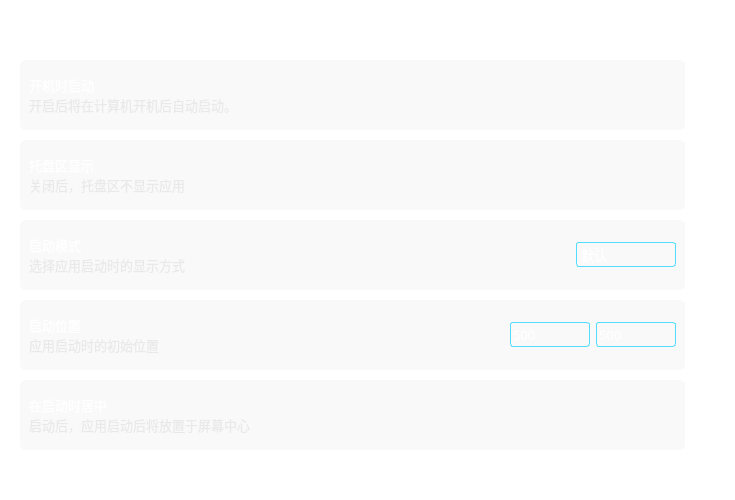
        <widget class="QWidget" name="page_activate">
         <property name="styleSheet">
          <string notr="true">background-color: rgba(255, 255, 255, 0);</string>
         </property>
         <layout class="QVBoxLayout" name="verticalLayout_6">
          <property name="spacing">
           <number>10</number>
          </property>
          <property name="leftMargin">
           <number>20</number>
          </property>
          <property name="topMargin">
           <number>10</number>
          </property>
          <property name="rightMargin">
           <number>50</number>
          </property>
          <property name="bottomMargin">
           <number>10</number>
          </property>
          <item>
           <widget class="QWidget" name="horizontalWidget" native="true">
            <property name="minimumSize">
             <size>
              <width>0</width>
              <height>40</height>
             </size>
            </property>
            <property name="maximumSize">
             <size>
              <width>16777215</width>
              <height>40</height>
             </size>
            </property>
            <layout class="QHBoxLayout" name="horizontalLayout_2">
             <property name="leftMargin">
              <number>9</number>
             </property>
             <property name="topMargin">
              <number>9</number>
             </property>
             <property name="bottomMargin">
              <number>9</number>
             </property>
             <item>
              <widget class="QLabel" name="label">
               <property name="font">
                <font>
                 <family>OPPOSans B</family>
                 <pointsize>16</pointsize>
                 <stylestrategy>PreferAntialias</stylestrategy>
                </font>
               </property>
               <property name="styleSheet">
                <string notr="true">color: rgb(255, 255, 255);</string>
               </property>
               <property name="text">
                <string>启动</string>
               </property>
              </widget>
             </item>
            </layout>
           </widget>
          </item>
          <item>
           <widget class="QWidget" name="verticalWidget" native="true">
            <property name="minimumSize">
             <size>
              <width>0</width>
              <height>70</height>
             </size>
            </property>
            <property name="maximumSize">
             <size>
              <width>16777215</width>
              <height>70</height>
             </size>
            </property>
            <property name="styleSheet">
             <string notr="true">#verticalWidget{background-color: rgba(223, 223, 223,50);
border-radius: 5px;}</string>
            </property>
            <layout class="QHBoxLayout" name="horizontalLayout_3">
             <item>
              <widget class="QWidget" name="horizontalWidget_2" native="true">
               <property name="minimumSize">
                <size>
                 <width>0</width>
                 <height>40</height>
                </size>
               </property>
               <property name="maximumSize">
                <size>
                 <width>16777215</width>
                 <height>40</height>
                </size>
               </property>
               <property name="styleSheet">
                <string notr="true"/>
               </property>
               <layout class="QVBoxLayout" name="verticalLayout_3">
                <property name="spacing">
                 <number>0</number>
                </property>
                <property name="leftMargin">
                 <number>0</number>
                </property>
                <property name="topMargin">
                 <number>0</number>
                </property>
                <property name="rightMargin">
                 <number>0</number>
                </property>
                <property name="bottomMargin">
                 <number>0</number>
                </property>
                <item>
                 <widget class="QLabel" name="label_5">
                  <property name="font">
                   <font>
                    <family>OPPOSans B</family>
                    <pointsize>10</pointsize>
                    <stylestrategy>PreferAntialias</stylestrategy>
                   </font>
                  </property>
                  <property name="styleSheet">
                   <string notr="true">color: rgb(255, 255, 255);
background-color: rgba(255, 255, 255, 0);</string>
                  </property>
                  <property name="text">
                   <string>开机时启动</string>
                  </property>
                 </widget>
                </item>
                <item>
                 <widget class="QLabel" name="label_6">
                  <property name="maximumSize">
                   <size>
                    <width>16777215</width>
                    <height>20</height>
                   </size>
                  </property>
                  <property name="font">
                   <font>
                    <family>OPPOSans B</family>
                    <pointsize>10</pointsize>
                    <stylestrategy>PreferAntialias</stylestrategy>
                   </font>
                  </property>
                  <property name="styleSheet">
                   <string notr="true">color: rgba(223, 223, 223, 150);</string>
                  </property>
                  <property name="text">
                   <string>开启后将在计算机开机后自动启动。</string>
                  </property>
                 </widget>
                </item>
               </layout>
              </widget>
             </item>
             <item>
              <spacer name="horizontalSpacer_2">
               <property name="orientation">
                <enum>Qt::Horizontal</enum>
               </property>
               <property name="sizeHint" stdset="0">
                <size>
                 <width>431</width>
                 <height>20</height>
                </size>
               </property>
              </spacer>
             </item>
             <item>
              <layout class="QVBoxLayout" name="verticalLayout_9"/>
             </item>
            </layout>
           </widget>
          </item>
          <item>
           <widget class="QWidget" name="verticalWidget_25" native="true">
            <property name="minimumSize">
             <size>
              <width>0</width>
              <height>70</height>
             </size>
            </property>
            <property name="maximumSize">
             <size>
              <width>16777215</width>
              <height>70</height>
             </size>
            </property>
            <property name="styleSheet">
             <string notr="true">#verticalWidget_25{background-color: rgba(223, 223, 223,50);
border-radius: 5px;}</string>
            </property>
            <layout class="QHBoxLayout" name="horizontalLayout_18">
             <item>
              <widget class="QWidget" name="horizontalWidget_17" native="true">
               <property name="minimumSize">
                <size>
                 <width>0</width>
                 <height>40</height>
                </size>
               </property>
               <property name="maximumSize">
                <size>
                 <width>16777215</width>
                 <height>40</height>
                </size>
               </property>
               <property name="styleSheet">
                <string notr="true"/>
               </property>
               <layout class="QVBoxLayout" name="verticalLayout_28">
                <property name="spacing">
                 <number>0</number>
                </property>
                <property name="leftMargin">
                 <number>0</number>
                </property>
                <property name="topMargin">
                 <number>0</number>
                </property>
                <property name="rightMargin">
                 <number>0</number>
                </property>
                <property name="bottomMargin">
                 <number>0</number>
                </property>
                <item>
                 <widget class="QLabel" name="label_47">
                  <property name="font">
                   <font>
                    <family>OPPOSans B</family>
                    <pointsize>10</pointsize>
                    <stylestrategy>PreferAntialias</stylestrategy>
                   </font>
                  </property>
                  <property name="styleSheet">
                   <string notr="true">color: rgb(255, 255, 255);
background-color: rgba(255, 255, 255, 0);</string>
                  </property>
                  <property name="text">
                   <string>托盘区显示</string>
                  </property>
                 </widget>
                </item>
                <item>
                 <widget class="QLabel" name="label_48">
                  <property name="maximumSize">
                   <size>
                    <width>16777215</width>
                    <height>20</height>
                   </size>
                  </property>
                  <property name="font">
                   <font>
                    <family>OPPOSans B</family>
                    <pointsize>10</pointsize>
                    <stylestrategy>PreferAntialias</stylestrategy>
                   </font>
                  </property>
                  <property name="styleSheet">
                   <string notr="true">color: rgba(223, 223, 223, 150);</string>
                  </property>
                  <property name="text">
                   <string>关闭后，托盘区不显示应用</string>
                  </property>
                 </widget>
                </item>
               </layout>
              </widget>
             </item>
             <item>
              <spacer name="horizontalSpacer_31">
               <property name="orientation">
                <enum>Qt::Horizontal</enum>
               </property>
               <property name="sizeHint" stdset="0">
                <size>
                 <width>431</width>
                 <height>20</height>
                </size>
               </property>
              </spacer>
             </item>
             <item>
              <layout class="QVBoxLayout" name="verticalLayout_29"/>
             </item>
            </layout>
           </widget>
          </item>
          <item>
           <widget class="QWidget" name="verticalWidget_2" native="true">
            <property name="minimumSize">
             <size>
              <width>0</width>
              <height>70</height>
             </size>
            </property>
            <property name="maximumSize">
             <size>
              <width>16777215</width>
              <height>70</height>
             </size>
            </property>
            <property name="styleSheet">
             <string notr="true">#verticalWidget_2{background-color: rgba(223, 223, 223,50);
border-radius: 5px;}</string>
            </property>
            <layout class="QHBoxLayout" name="horizontalLayout_4">
             <item>
              <widget class="QWidget" name="horizontalWidget_3" native="true">
               <property name="minimumSize">
                <size>
                 <width>0</width>
                 <height>40</height>
                </size>
               </property>
               <property name="maximumSize">
                <size>
                 <width>16777215</width>
                 <height>40</height>
                </size>
               </property>
               <layout class="QVBoxLayout" name="verticalLayout_4">
                <property name="spacing">
                 <number>0</number>
                </property>
                <property name="leftMargin">
                 <number>0</number>
                </property>
                <property name="topMargin">
                 <number>0</number>
                </property>
                <property name="rightMargin">
                 <number>0</number>
                </property>
                <property name="bottomMargin">
                 <number>0</number>
                </property>
                <item>
                 <widget class="QLabel" name="label_2">
                  <property name="font">
                   <font>
                    <family>OPPOSans B</family>
                    <pointsize>10</pointsize>
                    <stylestrategy>PreferAntialias</stylestrategy>
                   </font>
                  </property>
                  <property name="styleSheet">
                   <string notr="true">color: rgb(255, 255, 255);</string>
                  </property>
                  <property name="text">
                   <string>启动模式</string>
                  </property>
                 </widget>
                </item>
                <item>
                 <widget class="QLabel" name="label_7">
                  <property name="minimumSize">
                   <size>
                    <width>0</width>
                    <height>20</height>
                   </size>
                  </property>
                  <property name="maximumSize">
                   <size>
                    <width>16777215</width>
                    <height>20</height>
                   </size>
                  </property>
                  <property name="font">
                   <font>
                    <family>OPPOSans B</family>
                    <pointsize>10</pointsize>
                    <stylestrategy>PreferAntialias</stylestrategy>
                   </font>
                  </property>
                  <property name="styleSheet">
                   <string notr="true">color: rgba(223, 223, 223, 150);</string>
                  </property>
                  <property name="text">
                   <string>选择应用启动时的显示方式</string>
                  </property>
                 </widget>
                </item>
               </layout>
              </widget>
             </item>
             <item>
              <spacer name="horizontalSpacer_3">
               <property name="orientation">
                <enum>Qt::Horizontal</enum>
               </property>
               <property name="sizeHint" stdset="0">
                <size>
                 <width>385</width>
                 <height>20</height>
                </size>
               </property>
              </spacer>
             </item>
             <item>
              <widget class="QComboBox" name="comboBox">
               <property name="minimumSize">
                <size>
                 <width>100</width>
                 <height>25</height>
                </size>
               </property>
               <property name="maximumSize">
                <size>
                 <width>100</width>
                 <height>25</height>
                </size>
               </property>
               <property name="font">
                <font>
                 <family>OPPOSans B</family>
                 <pointsize>10</pointsize>
                 <stylestrategy>PreferAntialias</stylestrategy>
                </font>
               </property>
               <property name="styleSheet">
                <string notr="true">QComboBox{
	color:#ffffff;
	border:1px solid #52DCFE;
	border-radius:3px;
	background:transparent;
}
QComboBox:disabled{
	border:1px solid gray;
	color:gray;
}

QComboBox::drop-down{
	background:transparent;
}
QComboBox::down-arrow{
	border-image: url(:/lib/up.png);
    width:20px;
	height:20px;
}


QComboBox::down-arrow:enabled{
	color:#52DCFE;
}
QComboBox QAbstractItemView{
	outline:0px solid gray;
	border:1px solid #52DCFE;
	color:#ffffff;
	background-color:#000000;
	selection-background-color:#52DCFE;
}</string>
               </property>
               <property name="iconSize">
                <size>
                 <width>20</width>
                 <height>20</height>
                </size>
               </property>
               <item>
                <property name="text">
                 <string>默认</string>
                </property>
               </item>
               <item>
                <property name="text">
                 <string>最大化</string>
                </property>
               </item>
               <item>
                <property name="text">
                 <string>全屏</string>
                </property>
               </item>
              </widget>
             </item>
            </layout>
           </widget>
          </item>
          <item>
           <widget class="QWidget" name="verticalWidget_3" native="true">
            <property name="minimumSize">
             <size>
              <width>0</width>
              <height>70</height>
             </size>
            </property>
            <property name="maximumSize">
             <size>
              <width>16777215</width>
              <height>70</height>
             </size>
            </property>
            <property name="styleSheet">
             <string notr="true">#verticalWidget_3{background-color: rgba(223, 223, 223,50);
border-radius: 5px;}</string>
            </property>
            <layout class="QHBoxLayout" name="horizontalLayout_5">
             <item>
              <widget class="QWidget" name="horizontalWidget_4" native="true">
               <property name="minimumSize">
                <size>
                 <width>0</width>
                 <height>40</height>
                </size>
               </property>
               <property name="maximumSize">
                <size>
                 <width>16777215</width>
                 <height>40</height>
                </size>
               </property>
               <layout class="QVBoxLayout" name="verticalLayout_5">
                <property name="spacing">
                 <number>0</number>
                </property>
                <property name="leftMargin">
                 <number>0</number>
                </property>
                <property name="topMargin">
                 <number>0</number>
                </property>
                <property name="rightMargin">
                 <number>0</number>
                </property>
                <property name="bottomMargin">
                 <number>0</number>
                </property>
                <item>
                 <widget class="QLabel" name="label_3">
                  <property name="font">
                   <font>
                    <family>OPPOSans B</family>
                    <pointsize>10</pointsize>
                    <stylestrategy>PreferAntialias</stylestrategy>
                   </font>
                  </property>
                  <property name="styleSheet">
                   <string notr="true">color: rgb(255, 255, 255);</string>
                  </property>
                  <property name="text">
                   <string>启动位置</string>
                  </property>
                 </widget>
                </item>
                <item>
                 <widget class="QLabel" name="label_8">
                  <property name="minimumSize">
                   <size>
                    <width>0</width>
                    <height>20</height>
                   </size>
                  </property>
                  <property name="maximumSize">
                   <size>
                    <width>16777215</width>
                    <height>20</height>
                   </size>
                  </property>
                  <property name="font">
                   <font>
                    <family>OPPOSans B</family>
                    <pointsize>10</pointsize>
                    <stylestrategy>PreferAntialias</stylestrategy>
                   </font>
                  </property>
                  <property name="styleSheet">
                   <string notr="true">color: rgba(223, 223, 223, 150);</string>
                  </property>
                  <property name="text">
                   <string>应用启动时的初始位置</string>
                  </property>
                 </widget>
                </item>
               </layout>
              </widget>
             </item>
             <item>
              <spacer name="horizontalSpacer_4">
               <property name="orientation">
                <enum>Qt::Horizontal</enum>
               </property>
               <property name="sizeHint" stdset="0">
                <size>
                 <width>345</width>
                 <height>20</height>
                </size>
               </property>
              </spacer>
             </item>
             <item>
              <widget class="QSpinBox" name="spinBox">
               <property name="minimumSize">
                <size>
                 <width>80</width>
                 <height>25</height>
                </size>
               </property>
               <property name="maximumSize">
                <size>
                 <width>80</width>
                 <height>25</height>
                </size>
               </property>
               <property name="font">
                <font>
                 <family>OPPOSans B</family>
                 <pointsize>10</pointsize>
                 <stylestrategy>PreferAntialias</stylestrategy>
                </font>
               </property>
               <property name="styleSheet">
                <string notr="true">QSpinBox{
	color:#ffffff;
	border:1px solid #52DCFE;
	border-radius:3px;
	background:transparent;
}
QSpinBox:disabled{
	border:1px solid gray;
	color:gray;
}

QSpinBox::down-arrow:enabled{
	color:#52DCFE;
}
QSpinBox QAbstractItemView{
	outline:0px solid gray;
	border:1px solid #52DCFE;
	color:#ffffff;
	background-color:#000000;
	selection-background-color:#52DCFE;
}</string>
               </property>
               <property name="maximum">
                <number>1000</number>
               </property>
               <property name="value">
                <number>500</number>
               </property>
              </widget>
             </item>
             <item>
              <widget class="QSpinBox" name="spinBox_2">
               <property name="minimumSize">
                <size>
                 <width>80</width>
                 <height>25</height>
                </size>
               </property>
               <property name="maximumSize">
                <size>
                 <width>80</width>
                 <height>25</height>
                </size>
               </property>
               <property name="font">
                <font>
                 <family>OPPOSans B</family>
                 <pointsize>10</pointsize>
                 <stylestrategy>PreferAntialias</stylestrategy>
                </font>
               </property>
               <property name="styleSheet">
                <string notr="true">QSpinBox{
	color:#ffffff;
	border:1px solid #52DCFE;
	border-radius:3px;
	background:transparent;
}
QSpinBox:disabled{
	border:1px solid gray;
	color:gray;
}

QSpinBox::down-arrow:enabled{
	color:#52DCFE;
}
QSpinBox QAbstractItemView{
	outline:0px solid gray;
	border:1px solid #52DCFE;
	color:#ffffff;
	background-color:#000000;
	selection-background-color:#52DCFE;
}</string>
               </property>
               <property name="maximum">
                <number>1000</number>
               </property>
               <property name="value">
                <number>500</number>
               </property>
              </widget>
             </item>
            </layout>
           </widget>
          </item>
          <item>
           <widget class="QWidget" name="verticalWidget_4" native="true">
            <property name="minimumSize">
             <size>
              <width>0</width>
              <height>70</height>
             </size>
            </property>
            <property name="maximumSize">
             <size>
              <width>16777215</width>
              <height>70</height>
             </size>
            </property>
            <property name="styleSheet">
             <string notr="true">#verticalWidget_4{background-color: rgba(223, 223, 223,50);
border-radius: 5px;}</string>
            </property>
            <layout class="QHBoxLayout" name="horizontalLayout_6">
             <item>
              <widget class="QWidget" name="horizontalWidget_5" native="true">
               <property name="minimumSize">
                <size>
                 <width>0</width>
                 <height>40</height>
                </size>
               </property>
               <property name="maximumSize">
                <size>
                 <width>16777215</width>
                 <height>40</height>
                </size>
               </property>
               <layout class="QVBoxLayout" name="verticalLayout_7">
                <property name="spacing">
                 <number>0</number>
                </property>
                <property name="leftMargin">
                 <number>0</number>
                </property>
                <property name="topMargin">
                 <number>0</number>
                </property>
                <property name="rightMargin">
                 <number>0</number>
                </property>
                <property name="bottomMargin">
                 <number>0</number>
                </property>
                <item>
                 <widget class="QLabel" name="label_4">
                  <property name="font">
                   <font>
                    <family>OPPOSans B</family>
                    <pointsize>10</pointsize>
                    <stylestrategy>PreferAntialias</stylestrategy>
                   </font>
                  </property>
                  <property name="styleSheet">
                   <string notr="true">color: rgb(255, 255, 255);</string>
                  </property>
                  <property name="text">
                   <string>在启动时居中</string>
                  </property>
                 </widget>
                </item>
                <item>
                 <widget class="QLabel" name="label_9">
                  <property name="minimumSize">
                   <size>
                    <width>0</width>
                    <height>20</height>
                   </size>
                  </property>
                  <property name="maximumSize">
                   <size>
                    <width>16777215</width>
                    <height>20</height>
                   </size>
                  </property>
                  <property name="font">
                   <font>
                    <family>OPPOSans B</family>
                    <pointsize>10</pointsize>
                    <stylestrategy>PreferAntialias</stylestrategy>
                   </font>
                  </property>
                  <property name="styleSheet">
                   <string notr="true">color: rgba(223, 223, 223, 150);</string>
                  </property>
                  <property name="text">
                   <string>启动后，应用启动后将放置于屏幕中心</string>
                  </property>
                 </widget>
                </item>
               </layout>
              </widget>
             </item>
             <item>
              <spacer name="horizontalSpacer">
               <property name="orientation">
                <enum>Qt::Horizontal</enum>
               </property>
               <property name="sizeHint" stdset="0">
                <size>
                 <width>418</width>
                 <height>20</height>
                </size>
               </property>
              </spacer>
             </item>
             <item>
              <layout class="QVBoxLayout" name="verticalLayout_8"/>
             </item>
            </layout>
           </widget>
          </item>
          <item>
           <spacer name="verticalSpacer_2">
            <property name="orientation">
             <enum>Qt::Vertical</enum>
            </property>
            <property name="sizeHint" stdset="0">
             <size>
              <width>20</width>
              <height>40</height>
             </size>
            </property>
           </spacer>
          </item>
         </layout>
        </widget>
